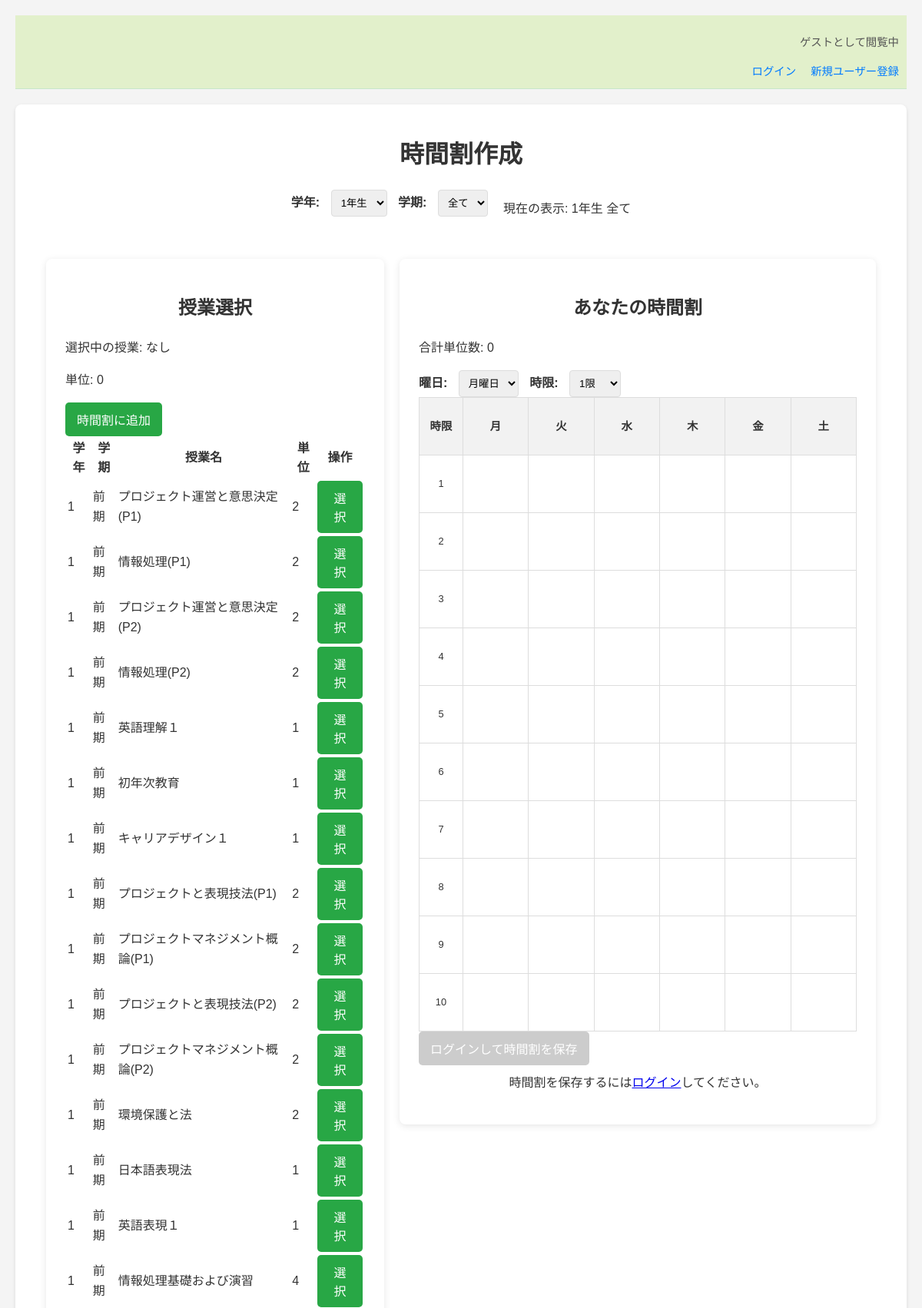
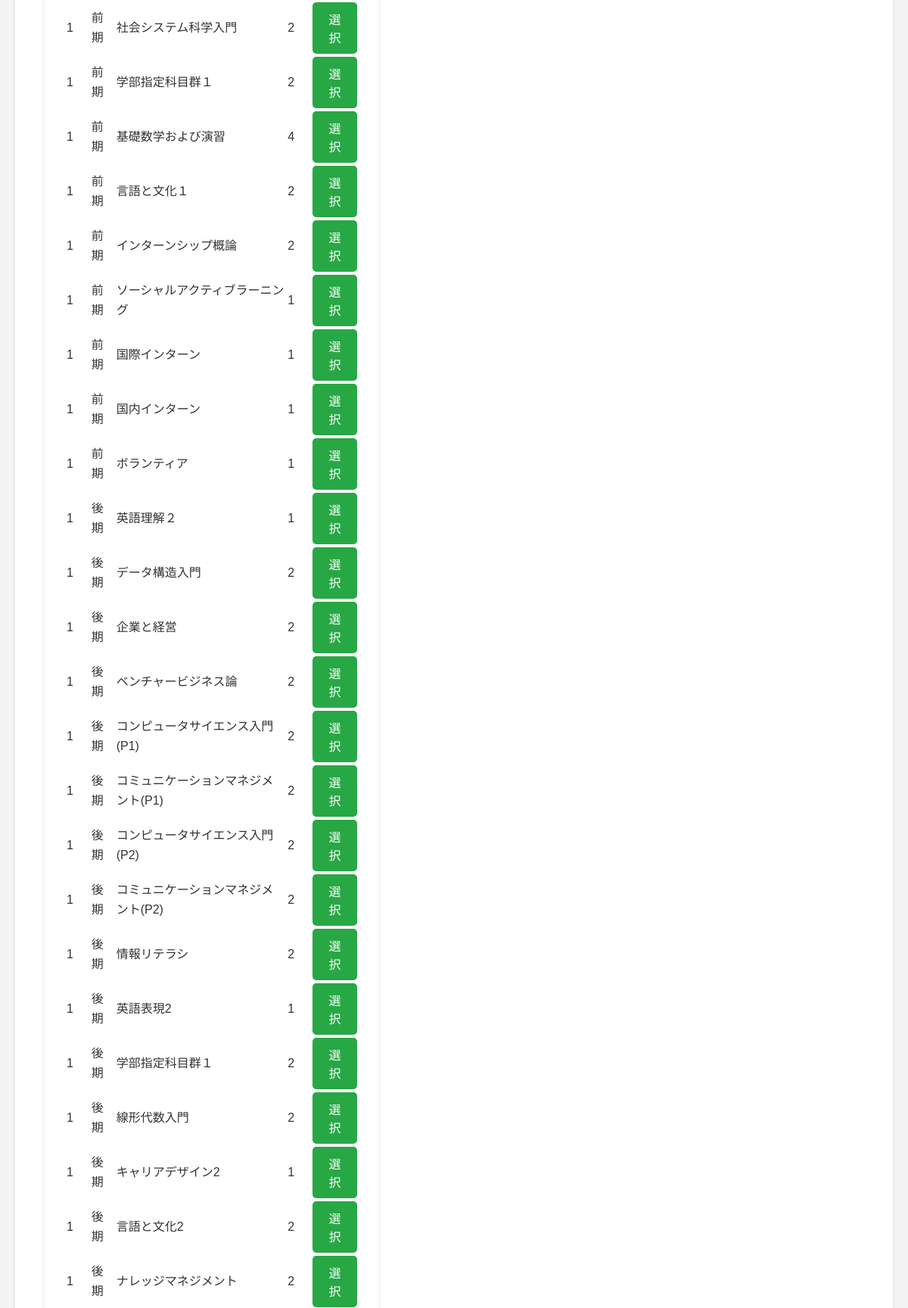
The page / (upper part) on the database its author committed (2 pictures, top to bottom).
### tables this page shows
CREATE TABLE `class` (
  `id` int(11) NOT NULL,
  `grade` int(2) DEFAULT NULL,
  `term` int(2) DEFAULT NULL,
  `name` varchar(40) DEFAULT NULL,
  `category1` varchar(20) DEFAULT NULL,
  `category2` varchar(20) DEFAULT NULL,
  `category3` varchar(20) DEFAULT NULL,
  `credit` int(2) DEFAULT NULL,
  PRIMARY KEY (`id`)
);

### htdocs/index.php (the view, shortened to what this page needs)
<?php
require_once 'db_config.php';
$isUserLoggedIn = isset($_SESSION['user_id']);
$loggedInStudentNumber = $isUserLoggedIn ? $_SESSION['student_number'] : 'ゲスト';
$loggedInDepartment = $isUserLoggedIn ? $_SESSION['department'] : '情報なし';
$currentSelectedGrade = isset($_GET['grade_filter']) ? (int)$_GET['grade_filter'] : 1;
$currentSelectedTerm = isset($_GET['term_filter']) ? (string)$_GET['term_filter'] : '0';
$class_list = [];
try {
    $sql_classes = "SELECT id, name, credit, term, grade, category1, category2, category3 FROM class WHERE 1=1";
    $params_classes = [];
    if ($currentSelectedGrade > 0) {
        $sql_classes .= " AND grade = :grade";
        $params_classes[':grade'] = $currentSelectedGrade;
    }
    $stmt_classes = $db->prepare($sql_classes);
    $stmt_classes->execute($params_classes);
    $class_list = $stmt_classes->fetchAll(PDO::FETCH_ASSOC);
} catch (PDOException $e) {
    $message = '<p class="message error">データベースエラー: ' . htmlspecialchars($e->getMessage()) . '</p>';
    error_log("DB Error on index.php: " . $e->getMessage());
}
?>
<!DOCTYPE html>
<html lang="ja">
<head>
    <link rel="stylesheet" href="style.css">
</head>
<body>
    <div class="user-info">
        <?php if ($isUserLoggedIn): ?>
            <p>ようこそ、<?php echo htmlspecialchars($loggedInStudentNumber); ?>さん (<?php echo htmlspecialchars($loggedInDepartment); ?>)</p>
            <a href="logout.php">ログアウト</a>
        <?php else: ?>
            <p>ゲストとして閲覧中</p>
            <a href="login.php">ログイン</a>
            <a href="register_user.php">新規ユーザー登録</a>
        <?php endif; ?>
    </div>
    <div class="container">
        <h1>時間割作成</h1>
        <div class="filter-form">
            <form action="index.php" method="get" id="filterForm">
                <label for="grade_filter">学年:</label>
                <select id="grade_filter" name="grade_filter" onchange="document.getElementById('filterForm').submit();">
                    <?php for ($i = 1; $i <= 4; $i++): ?>
                        <option value="<?php echo $i; ?>" <?php echo ($currentSelectedGrade == $i) ? 'selected' : ''; ?>>
                            <?php echo $i; ?>年生
                        </option>
                    <?php endfor; ?>
                </select>
                <label for="term_filter">学期:</label>
                <select id="term_filter" name="term_filter" onchange="document.getElementById('filterForm').submit();">
                    <option value="0" <?php echo ($currentSelectedTerm == '0') ? 'selected' : ''; ?>>全て</option>
                </select>
            </form>
            <div class="current-filters">
                現在の表示: <span id="displayGrade"></span> <span id="displayTerm"></span>
            </div>
        </div>
        <div class="main-container">
            <div class="class-list-section">
                <h2>授業選択</h2>
                <div id="selectedClassInfo">
                    <p>選択中の授業: <span id="currentSelectedClassName">なし</span></p>
                    <p>単位: <span id="currentSelectedClassCredit">0</span></p>
                    <button onclick="addClassToTimetable()">時間割に追加</button>
                </div>
                <table>
                    <thead>
                        <tr>
                            <th>学年</th>
                            <th>学期</th>
                            <th>授業名</th>
                            <th>単位</th>
                            <th>操作</th>
                        </tr>
                    </thead>
                    <tbody>
                        <?php if (empty($class_list)): ?>
                            <tr><td colspan="5">該当する授業がありません。</td></tr>
                        <?php else: ?>
                            <?php foreach ($class_list as $class): ?>
                                <tr data-class-id="<?php echo htmlspecialchars($class['id']); ?>"
                                    data-class-name="<?php echo htmlspecialchars($class['name']); ?>"
                                    data-class-credit="<?php echo htmlspecialchars($class['credit']); ?>"
                                    data-class-term="<?php echo htmlspecialchars($class['term']); ?>"
                                    data-class-grade="<?php echo htmlspecialchars($class['grade']); ?>">
                                    <td><?php echo htmlspecialchars($class['grade']); ?></td>
                                    <td>
                                        <?php
                                            if ($class['term'] == 1) {
                                                echo '前期';
                                            } elseif ($class['term'] == 2) {
                                                echo '後期';
                                            } else {
                                                echo '不明';
                                            }
                                        ?>
                                    </td>
                                    <td><?php echo htmlspecialchars($class['name']); ?></td>
                                    <td><?php echo htmlspecialchars($class['credit']); ?></td>
                                    <td><button class="add-button" onclick="selectClass(this)">選択</button></td>
                                </tr>
                            <?php endforeach; ?>
                        <?php endif; ?>
                    </tbody>
                </table>
            </div>
                 <div class="timetable-section">
                <h2>あなたの時間割</h2>
                <p id="totalCredits">合計単位数: 0</p>
                <div class="timetable-controls">
                    <label for="day_select">曜日:</label>
                    <select id="day_select">
                        <option value="月">月曜日</option>
                    </select>
                    <label for="time_select">時限:</label>
                    <select id="time_select">
                        <?php for ($i = 1; $i <= 10; $i++): ?>
                            <option value="<?php echo $i; ?>"><?php echo $i; ?>限</option>
                        <?php endfor; ?>
                    </select>
                </div>
                <table class="timetable-table" id="timetable">
                    <thead>
                        <tr>
                            <th>時限</th>
                            <th>月</th>
                            <th>火</th>
                            <th>水</th>
                            <th>木</th>
                            <th>金</th>
                            <th>土</th>
                        </tr>
                    </thead>
                    <tbody>
                        <?php for ($period = 1; $period <= 10; $period++): ?>
                            <tr>
                                <td><?php echo $period; ?></td>
                                <?php foreach (['月', '火', '水', '木', '金', '土'] as $day): ?>
                                    <td id="cell-<?php echo $day; ?>-<?php echo $period; ?>" class="time-slot">
                                        </td>
                                <?php endforeach; ?>
                            </tr>
                        <?php endfor; ?>
                    </tbody>
                </table>
                <?php if ($isUserLoggedIn): ?>
                    <button id="confirmTimetableBtn" onclick="confirmTimetable()">この時間割で登録確定</button>
                    <a href="confirmed_timetable.php?grade_filter=<?php echo $currentSelectedGrade; ?>" class="view-confirmed-button">確定済み時間割を見る</a>
                <?php else: ?>
                    <button id="confirmTimetableBtn" class="disabled-button" disabled>ログインして時間割を保存</button>
                    <p style="text-align: center; margin-top: 10px;">時間割を保存するには<a href="login.php">ログイン</a>してください。</p>
                <?php endif; ?>
            </div>
        </div>
    </div>
</body>
</html>

### htdocs/style.css (style rules this page uses)
body { font-family: Arial, sans-serif; margin: 0; padding: 20px; background-color: #f4f4f4; color: #333; line-height: 1.6; }
.container { max-width: 1200px; margin: 20px auto; background-color: #fff; padding: 20px; border-radius: 8px; box-shadow: 0 2px 5px rgba(0,0,0,0.1); }
.main-container { display: flex; flex-direction: row; gap: 20px; justify-content: space-between; padding: 20px; flex-wrap: wrap; align-items: flex-start; width: 100%; box-sizing: border-box; }
.user-info { text-align: right; margin-bottom: 20px; font-size: 0.9em; color: #555; background-color: #e2f0cb; padding: 10px; border-bottom: 1px solid #c8e6c9; }
.user-info a, .auth-links a { color: #007bff; text-decoration: none; margin-left: 10px; }
.user-info a { margin-left: 15px; }
h1, h2, h3 { color: #333; text-align: center; margin-bottom: 20px; margin-top: 20px; }
form { margin-bottom: 15px; }
label { margin-right: 10px; font-weight: bold; }
select, input[type="text"], input[type="password"] { padding: 8px; border: 1px solid #ddd; border-radius: 4px; margin-right: 10px; }
button { padding: 10px 15px; background-color: #28a745; color: white; border: none; border-radius: 5px; cursor: pointer; font-size: 1em; transition: background-color 0.3s ease; }
.filter-form { margin-bottom: 20px; text-align: center; display: flex; justify-content: center; gap: 10px; align-items: center; flex-wrap: wrap; }
.filter-form label, .filter-form select { margin-right: 10px; }
.class-list-section { background-color: #fff; padding: 25px; border-radius: 8px; box-shadow: 0 2px 10px rgba(0,0,0,0.1); flex: 1 1 380px; min-width: 380px; box-sizing: border-box; }
.timetable-section { background-color: #fff; padding: 25px; border-radius: 8px; box-shadow: 0 2px 10px rgba(0,0,0,0.1); flex: 2 1 500px; min-width: 500px; box-sizing: border-box; }
.timetable-table { width: 100%; border-collapse: collapse; table-layout: fixed; }
.timetable-table th, .timetable-table td { border: 1px solid #ddd; padding: 3px; text-align: center; vertical-align: middle; position: relative; font-size: 0.8em; height: 75px; box-sizing: border-box; overflow: hidden; }
.timetable-table th:first-child { width: 10%; min-width: 55px; background-color: #f2f2f2; font-weight: bold; font-size: 0.9em; }
.timetable-table th:not(:first-child) { width: calc(90% / 6); background-color: #f2f2f2; font-weight: bold; font-size: 0.9em; }
.timetable-table td { width: calc(90% / 6); min-width: 75px; height: 75px; }
.disabled-button { background-color: #cccccc !important; cursor: not-allowed !important; }

### rows shown on the page
class: grade "1", term "前期", name "プロジェクト運営と意思決定(P1)", credit "2"
class: grade "1", term "前期", name "情報処理(P1)", credit "2"
class: grade "1", term "前期", name "プロジェクト運営と意思決定(P2)", credit "2"
class: grade "1", term "前期", name "情報処理(P2)", credit "2"
class: grade "1", term "前期", name "英語理解１", credit "1"
class: grade "1", term "前期", name "初年次教育", credit "1"
class: grade "1", term "前期", name "キャリアデザイン１", credit "1"
class: grade "1", term "前期", name "プロジェクトと表現技法(P1)", credit "2"
class: grade "1", term "前期", name "プロジェクトマネジメント概論(P1)", credit "2"
class: grade "1", term "前期", name "プロジェクトと表現技法(P2)", credit "2"
class: grade "1", term "前期", name "プロジェクトマネジメント概論(P2)", credit "2"
class: grade "1", term "前期", name "環境保護と法", credit "2"
class: grade "1", term "前期", name "日本語表現法", credit "1"
class: grade "1", term "前期", name "英語表現１", credit "1"
class: grade "1", term "前期", name "情報処理基礎および演習", credit "4"
class: grade "1", term "前期", name "社会システム科学入門", credit "2"
class: grade "1", term "前期", name "学部指定科目群１", credit "2"
class: grade "1", term "前期", name "基礎数学および演習", credit "4"
class: grade "1", term "前期", name "言語と文化１", credit "2"
class: grade "1", term "前期", name "インターンシップ概論", credit "2"
class: grade "1", term "前期", name "ソーシャルアクティブラーニング", credit "1"
class: grade "1", term "前期", name "国際インターン", credit "1"
class: grade "1", term "前期", name "国内インターン", credit "1"
class: grade "1", term "前期", name "ボランティア", credit "1"
class: grade "1", term "後期", name "英語理解２", credit "1"
class: grade "1", term "後期", name "データ構造入門", credit "2"
class: grade "1", term "後期", name "企業と経営", credit "2"
class: grade "1", term "後期", name "ベンチャービジネス論", credit "2"
class: grade "1", term "後期", name "コンピュータサイエンス入門(P1)", credit "2"
class: grade "1", term "後期", name "コミュニケーションマネジメント(P1)", credit "2"
class: grade "1", term "後期", name "コンピュータサイエンス入門(P2)", credit "2"
class: grade "1", term "後期", name "コミュニケーションマネジメント(P2)", credit "2"
class: grade "1", term "後期", name "情報リテラシ", credit "2"
class: grade "1", term "後期", name "英語表現2", credit "1"
class: grade "1", term "後期", name "学部指定科目群１", credit "2"
class: grade "1", term "後期", name "線形代数入門", credit "2"
class: grade "1", term "後期", name "キャリアデザイン2", credit "1"
class: grade "1", term "後期", name "言語と文化2", credit "2"
class: grade "1", term "後期", name "ナレッジマネジメント", credit "2"

### other values the page prints
form field grade_filter "1年生"
form field value "1限"
